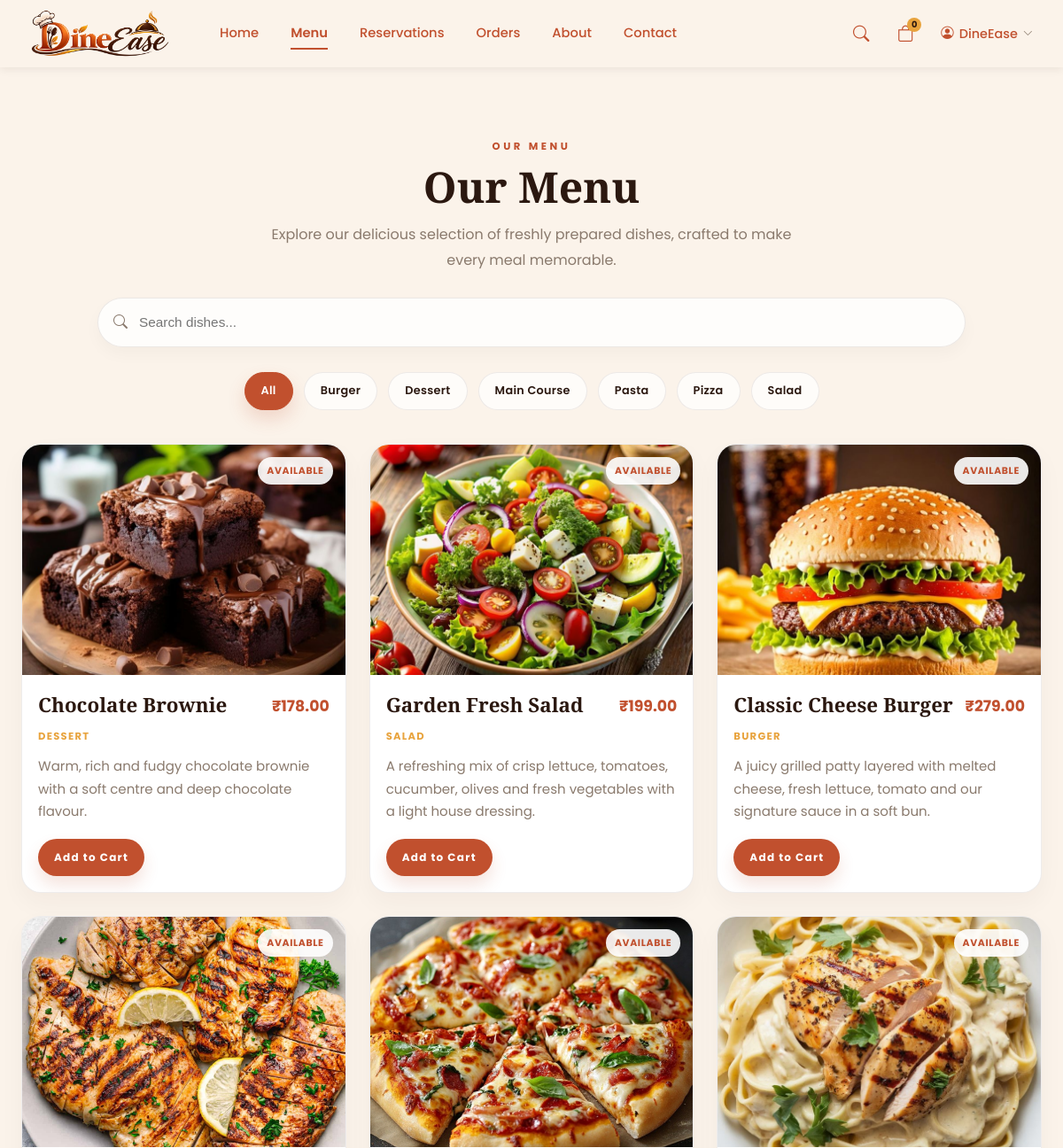
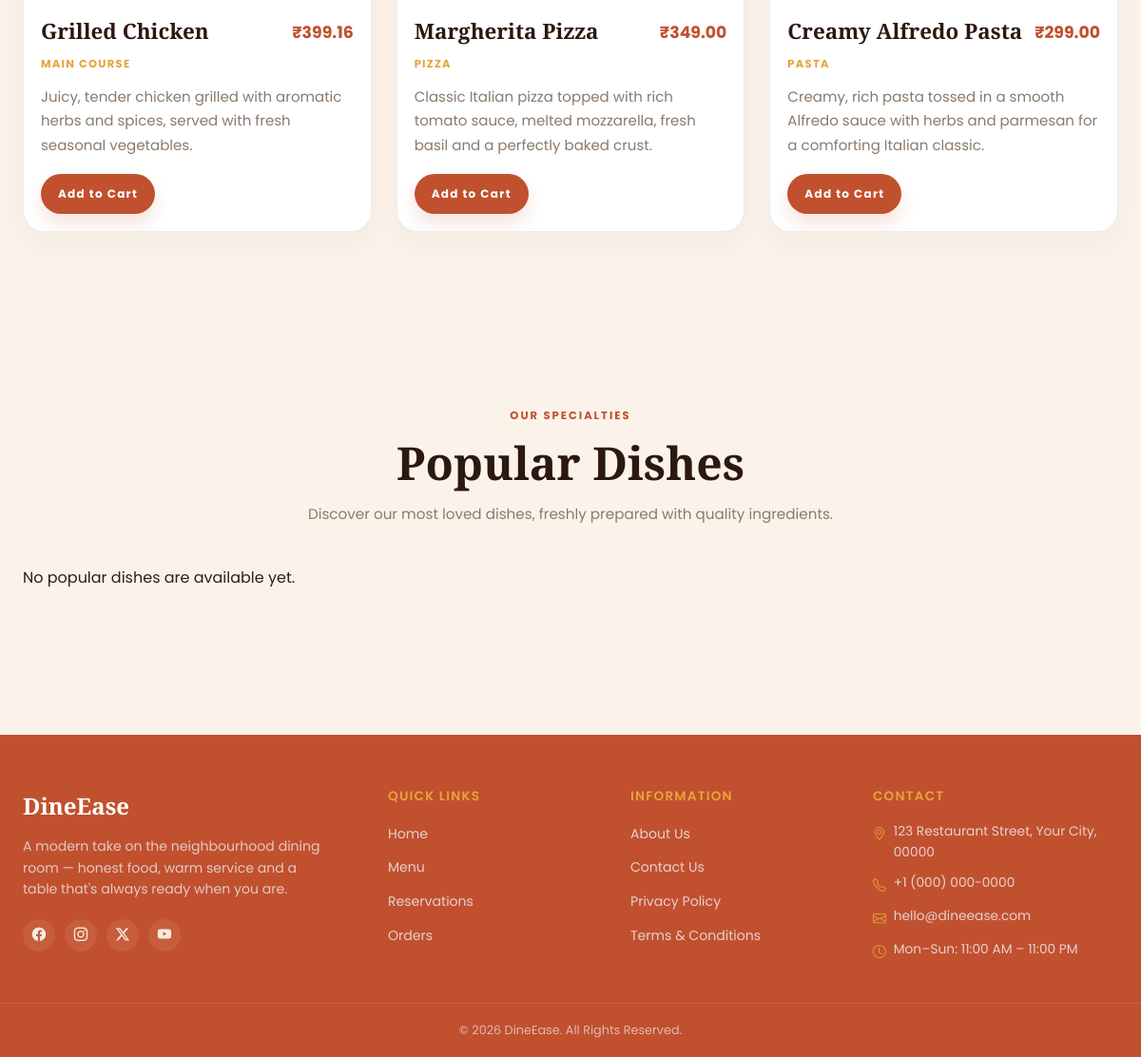
The page /menu/ (signed in) on the database its author committed (2 pictures, top to bottom).
### menu/models.py (models this page shows, shortened)
class Menu(models.Model):
	name = models.CharField(max_length=120)
	description = models.TextField()
	price = models.DecimalField(max_digits=8, decimal_places=2)
	image = models.ImageField(upload_to='menu/', blank=True)
	category = models.CharField(max_length=80, blank=True)
	is_available = models.BooleanField(default=True)
	created_at = models.DateTimeField(auto_now_add=True)
	class Meta:
		ordering = ('-created_at',)

### menu/views.py (the view)
# urls.py: path('menu/', menu_view, name='menu'),
def menu_view(request):
    selected_category = request.GET.get('category', '').strip()
    search_query = request.GET.get('q', '').strip()
    dishes = Menu.objects.filter(is_available=True)
    if search_query:
        dishes = dishes.filter(
            Q(name__icontains=search_query) |
            Q(description__icontains=search_query) |
            Q(category__icontains=search_query)
        )
    if selected_category:
        dishes = dishes.filter(category__iexact=selected_category)
    categories_queryset = Menu.objects.filter(is_available=True).exclude(category='')
    if search_query:
        categories_queryset = categories_queryset.filter(
            Q(name__icontains=search_query) |
            Q(description__icontains=search_query) |
            Q(category__icontains=search_query)
        )
    categories = (
        categories_queryset
        .values_list('category', flat=True)
        .distinct()
        .order_by('category')
    )
    return render(request, 'menu.html', {
        'dishes': dishes,
        'categories': categories,
        'selected_category': selected_category,
        'search_query': search_query,
    })

### templates/menu.html (shortened to what this page needs)
{% extends 'base.html' %}
{% load static %}
{% block content %}
<section class="menu-page">
    <div class="menu-container">
        <header class="menu-hero">
            <p class="menu-kicker">OUR MENU</p>
            <h1>Our Menu</h1>
            <p class="menu-subtitle">Explore our delicious selection of freshly prepared dishes, crafted to make every meal memorable.</p>
        </header>
        <div class="menu-controls" aria-label="Menu controls">
            <form method="get" action="{% url 'menu' %}" class="menu-search-form">
                <div class="menu-search-wrap">
                    <i class="bi bi-search menu-search-icon" aria-hidden="true"></i>
                    <input type="search" name="q" value="{{ search_query }}" class="menu-search" placeholder="Search dishes..." aria-label="Search dishes">
                </div>
            </form>
            {% if categories %}
            <nav class="menu-categories" aria-label="Menu categories">
                <a href="{% url 'menu' %}{% if search_query %}?q={{ search_query|urlencode }}{% endif %}" class="menu-category-btn {% if not selected_category %}active{% endif %}">All</a>
                {% for category in categories %}
                <a href="{% url 'menu' %}?{% if search_query %}q={{ search_query|urlencode }}&{% endif %}category={{ category|urlencode }}" class="menu-category-btn {% if selected_category == category %}active{% endif %}">{{ category }}</a>
                {% endfor %}
            </nav>
            {% endif %}
        </div>
        {% if dishes %}
        <div class="menu-grid">
            {% for item in dishes %}
            <article class="menu-card">
                <div class="menu-card-media">
                    {% if item.image %}
                    <img src="{{ item.image.url }}" alt="{{ item.name }}" class="menu-card-image" loading="lazy">
                    {% else %}
                    <div class="menu-card-image-fallback" aria-label="{{ item.name }}"></div>
                    {% endif %}
                    <span class="availability-badge {% if item.is_available %}available{% else %}unavailable{% endif %}">
                        {% if item.is_available %}Available{% else %}Currently Unavailable{% endif %}
                    </span>
                </div>
                <div class="menu-card-content">
                    <div class="menu-card-header">
                        <h2 class="menu-card-title">{{ item.name }}</h2>
                        <span class="menu-card-price">₹{{ item.price }}</span>
                    </div>
                    {% if item.category %}
                    <p class="menu-card-category">{{ item.category }}</p>
                    {% endif %}
                    {% if item.description %}
                    <p class="menu-card-description">{{ item.description }}</p>
                    {% endif %}
                    <div class="menu-card-actions">
                        {% if item.is_available %}
                        <form method="post" action="{% url 'add_to_cart' %}" class="menu-card-form">
                            <button type="submit" class="add-to-cart-btn">Add to Cart</button>
                        </form>
                        {% else %}
                        <button type="button" class="add-to-cart-btn add-to-cart-btn-disabled" disabled>Currently Unavailable</button>
                        {% endif %}
                    </div>
                </div>
            </article>
            {% endfor %}
        </div>
        {% endif %}
    </div>
</section>
{% endblock %}

### templates/base.html (shortened to what this page needs)
{% load static %}
<!DOCTYPE html>
<html lang="en">
<head>
    <link rel="stylesheet" href="https://cdn.jsdelivr.net/npm/bootstrap-icons@1.11.3/font/bootstrap-icons.min.css">
    <link rel="stylesheet" href="{% static 'css/style.css' %}">
</head>
<body>
    <header class="site-header">
        <nav class="navbar" id="navbar">
            <div class="navbar-inner">
                {% load static %}
                <a href="/" class="navbar-brand">
                    <img src="{% static 'images/Loogoo.png' %}" alt="DineEase Logo" class="navbar-logo">
                </a>
                <ul class="nav-links" id="navLinks">
                    <li><a href="{% url 'home' %}"
                            class="nav-link {% if request.resolver_match.url_name == 'home' %}active{% endif %}">Home</a>
                    </li>
                    <li><a href="{% url 'menu' %}"
                            class="nav-link {% if request.resolver_match.url_name == 'menu' %}active{% endif %}">Menu</a>
                    </li>
                    <li><a href="{% url 'reservations' %}"
                            class="nav-link {% if request.resolver_match.url_name == 'reservations' %}active{% endif %}">Reservations</a>
                    </li>
                    <li><a href="#"
                            class="nav-link {% if request.resolver_match.url_name == 'orders' %}active{% endif %}">Orders</a>
                    </li>
                    <li><a href="#"
                            class="nav-link {% if request.resolver_match.url_name == 'about' %}active{% endif %}">About</a>
                    </li>
                    <li><a href="#"
                            class="nav-link {% if request.resolver_match.url_name == 'contact' %}active{% endif %}">Contact</a>
                    </li>
                </ul>
                <div class="nav-actions">
                    <button type="button" class="icon-btn" id="searchToggle" aria-label="Search">
                        <i class="bi bi-search"></i>
                    </button>
                    <a href="{% url 'cart' %}" class="icon-btn cart-btn" aria-label="Cart">
                        <i class="bi bi-bag"></i>
                        <span class="cart-count">{{ request.session.cart|length|default:0 }}</span>
                    </a>
                    {% if user.is_authenticated %}
                    <div class="user-dropdown">
                        <button type="button" class="user-dropdown-toggle" id="userDropdownToggle">
                            <i class="bi bi-person-circle"></i>
                            <span class="user-name">{{ user.first_name|default:user.username }}</span>
                            <i class="bi bi-chevron-down dropdown-caret"></i>
                        </button>
                    </div>
                    {% else %}
                    <a href="#" class="btn btn-text">Login</a>
                    <a href="#" class="btn btn-gold">Register</a>
                    {% endif %}
                </div>
            </div>
        </nav>
    </header>
    <main class="site-main">
        {% block content %}
        {% endblock %}
    </main>
     <section class="popular-dishes">
    <div class="container">
        <div class="section-heading">
            <span>OUR SPECIALTIES</span>
            <h2>Popular Dishes</h2>
            <p>
                Discover our most loved dishes, freshly prepared with quality ingredients.
            </p>
        </div>
        <div class="dishes-grid">
            {% for dish in popular_dishes %}
            <div class="dish-card">
                {% if dish.image %}
                <img src="{{ dish.image.url }}" alt="{{ dish.name }}" class="dish-image">
                {% else %}
                <div class="dish-image dish-image-fallback" role="img" aria-label="{{ dish.name }}"></div>
                {% endif %}
                <div class="dish-content">
                    <h3>{{ dish.name }}</h3>
                    <p>{{ dish.description }}</p>
                    <div class="dish-bottom">
                        <strong>₹{{ dish.price|floatformat:0 }}</strong>
                        <form action="{% url 'add_to_cart' %}" method="post" class="dish-cart-form">
                            {% csrf_token %}
                            <input type="hidden" name="menu_id" value="{{ dish.id }}">
                            <input type="hidden" name="quantity" value="1">
                            <button type="submit">Add to Cart</button>
                        </form>
                    </div>
                </div>
            </div>
            {% empty %}
            <p class="dish-empty">No popular dishes are available yet.</p>
            {% endfor %}
        </div>
    </div>
</section>
    <footer class="site-footer">
        <div class="footer-inner">
            <div class="footer-col footer-brand">
                <span class="footer-logo">Dine<span class="brand-accent">Ease</span></span>
                <p>A modern take on the neighbourhood dining room — honest food, warm service and a table that's always
                    ready when you are.</p>
                <div class="social-icons">
                    <a href="#" aria-label="Facebook"><i class="bi bi-facebook"></i></a>
                    <a href="#" aria-label="Instagram"><i class="bi bi-instagram"></i></a>
                    <a href="#" aria-label="Twitter / X"><i class="bi bi-twitter-x"></i></a>
                    <a href="#" aria-label="YouTube"><i class="bi bi-youtube"></i></a>
                </div>
            </div>
            <div class="footer-col">
                <h4>Quick Links</h4>
                <ul>
                    <li><a href="#">Home</a></li>
                    <li><a href="#">Menu</a></li>
                    <li><a href="#">Reservations</a></li>
                    <li><a href="#">Orders</a></li>
                </ul>
            </div>
            <div class="footer-col">
                <h4>Information</h4>
                <ul>
                    <li><a href="#">About Us</a></li>
                    <li><a href="#">Contact Us</a></li>
                    <li><a href="#">Privacy Policy</a></li>
                    <li><a href="#">Terms &amp; Conditions</a></li>
                </ul>
            </div>
            <div class="footer-col">
                <h4>Contact</h4>
                <ul class="footer-contact">
                    <li><i class="bi bi-geo-alt"></i> 123 Restaurant Street, Your City, 00000</li>
                    <li><i class="bi bi-telephone"></i> +1 (000) 000-0000</li>
                    <li><i class="bi bi-envelope"></i> hello@dineease.com</li>
                    <li><i class="bi bi-clock"></i> Mon&ndash;Sun: 11:00 AM &ndash; 11:00 PM</li>
                </ul>
            </div>
        </div>
        <div class="footer-bottom">
            <p>&copy; 2026 DineEase. All Rights Reserved.</p>
        </div>
    </footer>
</body>
</html>

### rows shown on the page
Menu: image (picture), is_available "AVAILABLE", name "Chocolate Brownie", price "178.00", category "DESSERT", description "Warm, rich and fudgy chocolate brownie with a soft centre and deep chocolate flavour."
Menu: image (picture), is_available "AVAILABLE", name "Garden Fresh Salad", price "199.00", category "SALAD", description "A refreshing mix of crisp lettuce, tomatoes, cucumber, olives and fresh vegetables with a light house dressing."
Menu: image (picture), is_available "AVAILABLE", name "Classic Cheese Burger", price "279.00", category "BURGER", description "A juicy grilled patty layered with melted cheese, fresh lettuce, tomato and our signature sauce in a soft bun."
Menu: image (picture), is_available "AVAILABLE", name "Grilled Chicken", price "399.16", category "MAIN COURSE", description "Juicy, tender chicken grilled with aromatic herbs and spices, served with fresh seasonal vegetables."
Menu: image (picture), is_available "AVAILABLE", name "Margherita Pizza", price "349.00", category "PIZZA", description "Classic Italian pizza topped with rich tomato sauce, melted mozzarella, fresh basil and a perfectly baked crust."
Menu: image (picture), is_available "AVAILABLE", name "Creamy Alfredo Pasta", price "299.00", category "PASTA", description "Creamy, rich pasta tossed in a smooth Alfredo sauce with herbs and parmesan for a comforting Italian classic."

### other values the page prints
{{ request.session.cart|length|default:0 }} "0"
{{ user.first_name|default:user.username }} "DineEase"
{{ category }} "Burger" "Dessert" "Main Course" "Pasta" "Pizza" "Salad"
